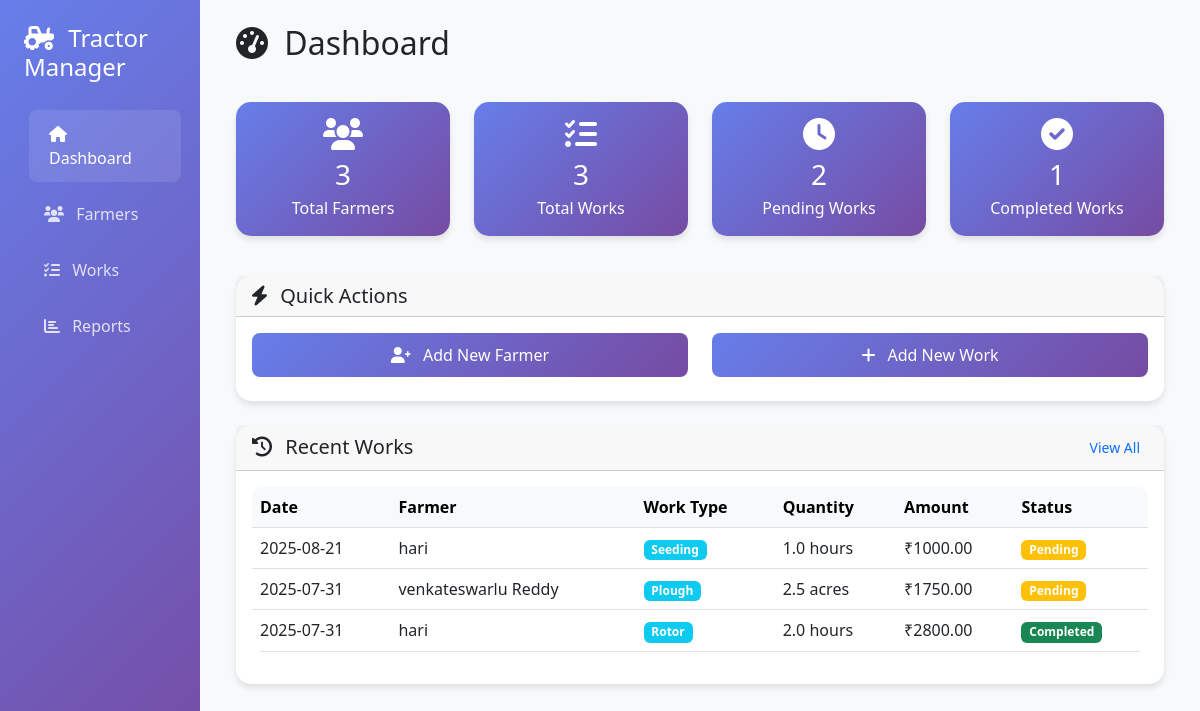
Before: / with the older database file.
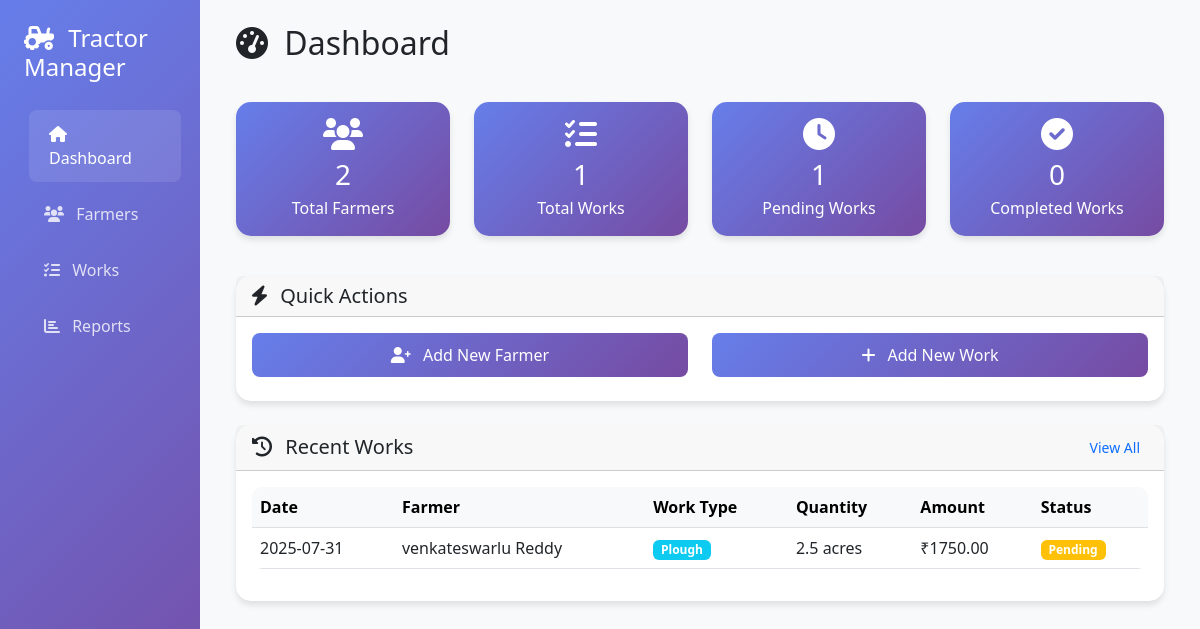
After: the same page with the newer database file.
### app.py (models this page shows)
class TractorWork(db.Model):
    id = db.Column(db.Integer, primary_key=True)
    work_type = db.Column(db.String(50), nullable=False)
    description = db.Column(db.Text, nullable=False)
    date = db.Column(db.Date, nullable=False)
    quantity = db.Column(db.Float, nullable=False)
    rate_per_unit = db.Column(db.Float, nullable=False)
    unit_type = db.Column(db.String(20), nullable=False)  # hours, trips, acres, etc.
    total_amount = db.Column(db.Float, nullable=False)
    status = db.Column(db.String(20), default='Pending')  # Pending, Completed, Paid
    farmer_id = db.Column(db.Integer, db.ForeignKey('farmer.id'), nullable=False)
    created_at = db.Column(db.DateTime, default=datetime.utcnow)

class Farmer(db.Model):
    id = db.Column(db.Integer, primary_key=True)
    name = db.Column(db.String(100), nullable=False)
    phone = db.Column(db.String(20), nullable=False)
    email = db.Column(db.String(120), unique=True, nullable=True)
    address = db.Column(db.Text, nullable=False)
    created_at = db.Column(db.DateTime, default=datetime.utcnow)
    works = db.relationship('TractorWork', backref='farmer', lazy=True)

### app.py (the view)
@app.route('/')
def index():
    total_farmers = Farmer.query.count()
    total_works = TractorWork.query.count()
    pending_works = TractorWork.query.filter_by(status='Pending').count()
    completed_works = TractorWork.query.filter_by(status='Completed').count()
    recent_works = TractorWork.query.order_by(TractorWork.created_at.desc()).limit(5).all()
    return render_template('index.html',
                         total_farmers=total_farmers,
                         total_works=total_works,
                         pending_works=pending_works,
                         completed_works=completed_works,
                         recent_works=recent_works)

### templates/index.html (shortened to what this page needs)
{% extends "base.html" %}
{% block content %}
<div class="row mb-4">
    <div class="col-12">
        <h2 class="mb-3">
            <i class="fas fa-tachometer-alt me-2"></i>
            Dashboard
        </h2>
    </div>
</div>
<div class="row mb-4">
    <div class="col-md-3 mb-3">
        <div class="card stats-card">
            <div class="card-body text-center">
                <i class="fas fa-users fa-2x mb-2"></i>
                <h3 class="mb-1">{{ total_farmers }}</h3>
                <p class="mb-0">Total Farmers</p>
            </div>
        </div>
    </div>
    <div class="col-md-3 mb-3">
        <div class="card stats-card">
            <div class="card-body text-center">
                <i class="fas fa-tasks fa-2x mb-2"></i>
                <h3 class="mb-1">{{ total_works }}</h3>
                <p class="mb-0">Total Works</p>
            </div>
        </div>
    </div>
    <div class="col-md-3 mb-3">
        <div class="card stats-card">
            <div class="card-body text-center">
                <i class="fas fa-clock fa-2x mb-2"></i>
                <h3 class="mb-1">{{ pending_works }}</h3>
                <p class="mb-0">Pending Works</p>
            </div>
        </div>
    </div>
    <div class="col-md-3 mb-3">
        <div class="card stats-card">
            <div class="card-body text-center">
                <i class="fas fa-check-circle fa-2x mb-2"></i>
                <h3 class="mb-1">{{ completed_works }}</h3>
                <p class="mb-0">Completed Works</p>
            </div>
        </div>
    </div>
</div>
<div class="row mb-4">
    <div class="col-12">
        <div class="card">
            <div class="card-header">
                <h5 class="mb-0">
                    <i class="fas fa-bolt me-2"></i>
                    Quick Actions
                </h5>
            </div>
            <div class="card-body">
                <div class="row">
                    <div class="col-md-6 mb-2">
                        <a href="{{ url_for('add_farmer') }}" class="btn btn-primary w-100">
                            <i class="fas fa-user-plus me-2"></i>
                            Add New Farmer
                        </a>
                    </div>
                    <div class="col-md-6 mb-2">
                        <a href="{{ url_for('add_work') }}" class="btn btn-primary w-100">
                            <i class="fas fa-plus me-2"></i>
                            Add New Work
                        </a>
                    </div>
                </div>
            </div>
        </div>
    </div>
</div>
<div class="row">
    <div class="col-12">
        <div class="card">
            <div class="card-header d-flex justify-content-between align-items-center">
                <h5 class="mb-0">
                    <i class="fas fa-history me-2"></i>
                    Recent Works
                </h5>
                <a href="{{ url_for('works') }}" class="btn btn-sm btn-outline-primary">
                    View All
                </a>
            </div>
            <div class="card-body">
                {% if recent_works %}
                <div class="table-responsive">
                    <table class="table table-hover">
                        <thead class="table-light">
                            <tr>
                                <th>Date</th>
                                <th>Farmer</th>
                                <th>Work Type</th>
                                <th>Quantity</th>
                                <th>Amount</th>
                                <th>Status</th>
                            </tr>
                        </thead>
                        <tbody>
                            {% for work in recent_works %}
                            <tr>
                                <td>{{ work.date.strftime('%Y-%m-%d') }}</td>
                                <td>{{ work.farmer.name }}</td>
                                <td>
                                    <span class="badge bg-info">{{ work.work_type.title() }}</span>
                                </td>
                                <td>{{ work.quantity }} {{ work.unit_type }}</td>
                                <td>₹{{ "%.2f"|format(work.total_amount) }}</td>
                                <td>
                                    {% if work.status == 'Pending' %}
                                    <span class="badge bg-warning">Pending</span>
                                    {% elif work.status == 'Completed' %}
                                    <span class="badge bg-success">Completed</span>
                                    {% else %}
                                    <span class="badge bg-primary">Paid</span>
                                    {% endif %}
                                </td>
                            </tr>
                            {% endfor %}
                        </tbody>
                    </table>
                </div>
                {% endif %}
            </div>
        </div>
    </div>
</div>
{% endblock %}

### templates/base.html (shortened to what this page needs)
<!DOCTYPE html>
<html lang="en">
<head>
    <link href="https://cdn.jsdelivr.net/npm/bootstrap@5.3.0/dist/css/bootstrap.min.css" rel="stylesheet">
    <link href="https://cdnjs.cloudflare.com/ajax/libs/font-awesome/6.0.0/css/all.min.css" rel="stylesheet">
</head>
<body>
    <div class="container-fluid">
        <div class="row">
            <div class="col-md-3 col-lg-2 px-0 sidebar">
                <div class="p-4">
                    <h4 class="text-white mb-4">
                        <i class="fas fa-tractor me-2"></i>
                        Tractor Manager
                    </h4>
                    <nav class="nav flex-column">
                        <a class="nav-link {% if request.endpoint == 'index' %}active{% endif %}"
                            href="{{ url_for('index') }}">
                            <i class="fas fa-home me-2"></i> Dashboard
                        </a>
                        <a class="nav-link {% if request.endpoint == 'farmers' %}active{% endif %}"
                            href="{{ url_for('farmers') }}">
                            <i class="fas fa-users me-2"></i> Farmers
                        </a>
                        <a class="nav-link {% if request.endpoint == 'works' %}active{% endif %}"
                            href="{{ url_for('works') }}">
                            <i class="fas fa-tasks me-2"></i> Works
                        </a>
                        <a class="nav-link {% if request.endpoint == 'reports' %}active{% endif %}"
                            href="{{ url_for('reports') }}">
                            <i class="fas fa-chart-bar me-2"></i> Reports
                        </a>
                    </nav>
                </div>
            </div>
            <div class="col-md-9 col-lg-10 main-content">
                <div class="p-4">
                    {% block content %}{% endblock %}
                </div>
            </div>
        </div>
    </div>
</body>
</html>

### templates/base.html (style rules this page uses)
.sidebar { min-height: 100vh; background: linear-gradient(135deg, #667eea 0%, #764ba2 100%); }
.sidebar .nav-link { color: rgba(255, 255, 255, 0.8); padding: 12px 20px; margin: 4px 0; border-radius: 8px; transition: all 0.3s ease; }
.sidebar .nav-link:hover, .sidebar .nav-link.active { color: white; background: rgba(255, 255, 255, 0.1); transform: translateX(5px); }
.main-content { background-color: #f8f9fa; min-height: 100vh; }
.card { border: none; border-radius: 15px; box-shadow: 0 4px 6px rgba(0, 0, 0, 0.1); transition: transform 0.3s ease; }
.btn-primary { background: linear-gradient(135deg, #667eea 0%, #764ba2 100%); border: none; border-radius: 8px; padding: 10px 20px; }
.stats-card { background: linear-gradient(135deg, #667eea 0%, #764ba2 100%); color: white; }
.table { border-radius: 10px; overflow: hidden; }
.btn-outline-primary, .btn-outline-danger, .btn-outline-secondary { border: none; background: transparent; }

Changed rows visible on the page:
removed TractorWork: date "2025-08-21", farmer.name "hari", work_type "Seeding", quantity "1.0", unit_type "hours", total_amount "1000.00", status "Pending"
removed TractorWork: date "2025-07-31", farmer.name "hari", work_type "Rotor", quantity "2.0", unit_type "hours", total_amount "2800.00", status "Completed"
Other visible differences:
{{ total_farmers }}: "3" → "2"
{{ total_works }}: "3" → "1"
{{ pending_works }}: "2" → "1"
{{ completed_works }}: "1" → "0"
